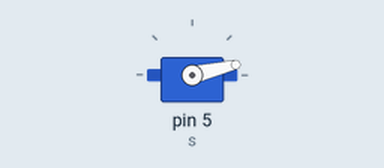
Simulated run of this sketch. Board: Arduino Uno, built with avr-gcc and run on an emulated ATmega328P. On the bench: servo.

Above: at 0.55 s.
At 1.0 s:
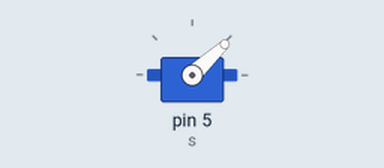
At 1.2 s:
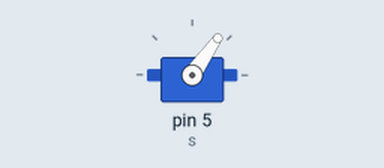
At 1.9 s:
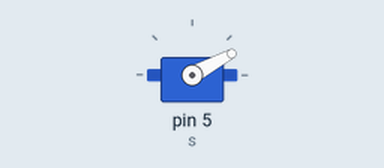
Timing chart, 0 to 4.3 s (numbered marks = the images above):
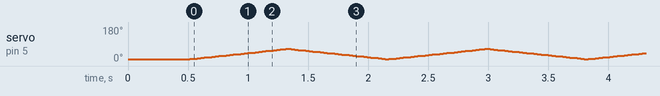

The sketch:

Servo_Radar.ino
```cpp
#include <Servo.h>.
Servo s;

void setup() {
  s.attach (5);
  s.write (10);
  delay (500);
}

void loop() {

  for (int x=10; x <= 64; x++) {
    s.write (x);
    delay (15);
  }

  for (int y=64; y >= 10; y--) {
    s.write (y);
    delay (15);
  }

}
```
